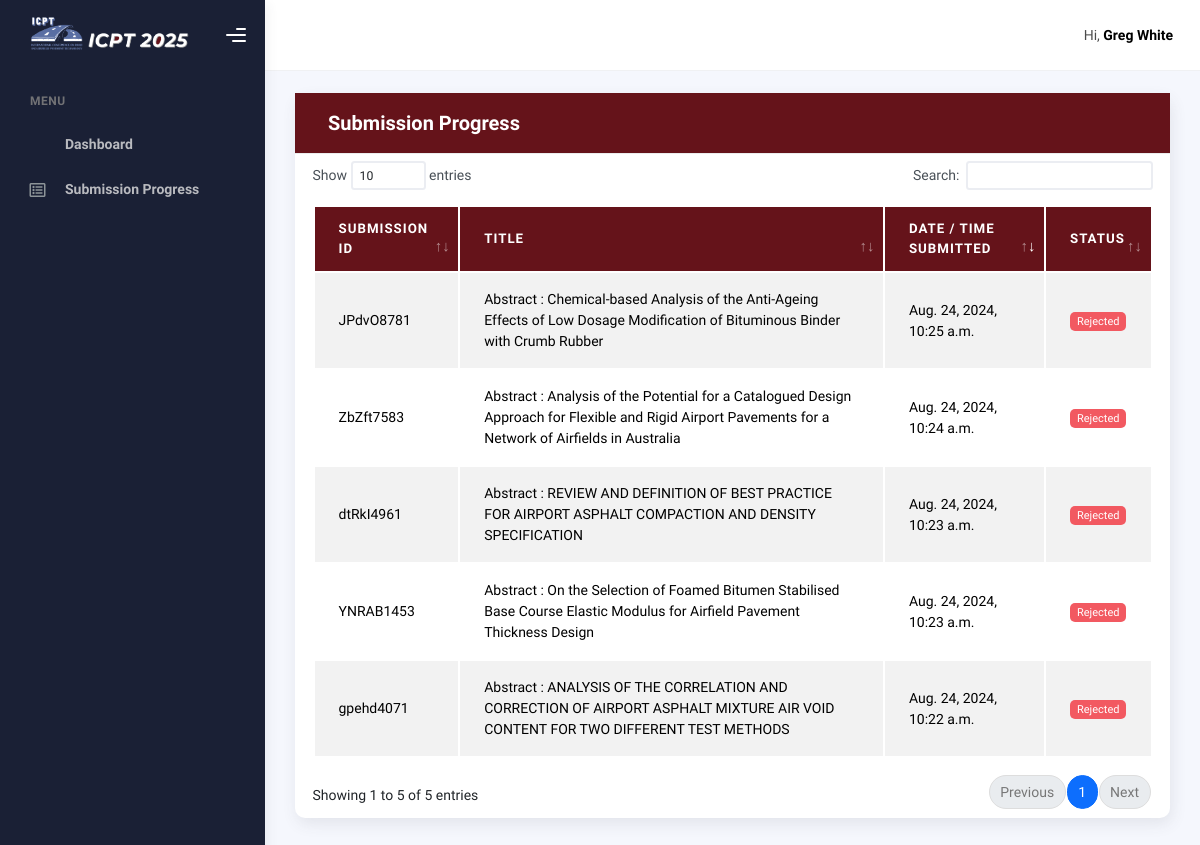
/ViewSubmission (signed in), run on the app's committed database.
### polls/models.py (models this page shows, shortened)
class Review_User_History(models.Model):
    Review_User_History_id = models.AutoField(primary_key=True)
    StateReview_User = models.ForeignKey('StateReview_User', on_delete=models.CASCADE)  # Adjust the model name if necessary
    Submition_title = models.CharField(max_length=255)
    status_review = models.BooleanField(null=True)
    comment = models.CharField(max_length=255, null=True)
    file = models.FileField(upload_to='Review_file/',null=True)  # Adjust the upload_to parameter as needed
    created_at = models.DateTimeField(default=now)
    Submission_Code = models.CharField(max_length=55,null=True,default=False)

### polls/views.py (the view)
# urls.py: path('ViewSubmission', views.ViewSubmission, name='ViewSubmission'),
def ViewSubmission(request):
    if request.user.is_authenticated:
        ViewSubmission_ = Review_User_History.objects.all().order_by('created_at')
        ViewSubmission_ = ViewSubmission_.filter(StateReview_User__user__id  = request.user.id )
        context = {
            'data': ViewSubmission_,
        }
        return render(request, "Client/ApplicantSection/Abstract/ViewSubmission.html",context)
    else:
        return redirect('signin')

### polls/context_processors.py (called while the page is built)
def name_context(request):
    try:
        name = f" {request.user.first_name} {request.user.last_name}"
        user_id= request.user.id
        staff = request.user.is_staff
        print(name,staff)
    except:
        name=""
        user_id=""
        staff = ""
    return {'name': name,'id':user_id,'staff':staff}

### templates/Client/ApplicantSection/Abstract/ViewSubmission.html (shortened to what this page needs)
{% extends "Client/base-dashboard.html" %}
{% block content %}
{% load static %}
<div class="row">
  <div class="col-md-12">
    <div class="card card-round">
      <div class="card-header" style="background-color: #65131a;">
        <div class="card-head-row card-tools-still-right">
          <div class="card-title" style="color: #fff;"><i class="fas fa-tasks"></i>Submission Progress</div>
        </div>
      </div>
      <div class="card-body p-0">
        <div class="table-responsive  p-2">
          <table class="table table-striped"  id="T1">
            <thead>
              <tr>
                <th style="background-color: #65131a; color: #fff; font-weight: 700;" scope="col">Submission ID</th>
                <th style="background-color: #65131a; color: #fff; font-weight: 700;" scope="col">Title</th>
                <th style="background-color: #65131a; color: #fff; font-weight: 700;" scope="col">Date / Time Submitted</th>
                <th style="background-color: #65131a; color: #fff; font-weight: 700;" scope="col">Status</th>
              </tr>
            </thead>
            <tbody>
              {% for i in data %}
              <tr>
                <td>{{ i.Submission_Code }}</td>
                <td> {{i.Submition_title}}</td>
                <td>{{ i.created_at }}</td>
                <td class="text-center">
                  {% if i.status_review == True %}
                  <span class="badge badge-warning">Submited</span>
                  {% elif i.status_review == False %}
                  <span class="badge badge-info">Under Review</span>
                  {% elif i.status_review == False %}
                  <span class="badge badge-primary">Tentatively accepted</span>
                  {% elif i.status_review == False %}
                  <span class="badge badge-success">Revision requested</span>
                  {% elif i.status_review == None %}
                  <span class="badge badge-danger">Rejected</span>
                  {% endif %}
                </td>
              </tr>
              {% endfor %}
            </tbody>
          </table>
        </div>
      </div>
    </div>
  </div>
</div>
{% endblock content%}

### templates/Client/base-dashboard.html (shortened to what this page needs)
{% load static %}
<!DOCTYPE html>
<html lang="en">
<head>
  <link rel="stylesheet" href="https://cdn.datatables.net/2.0.8/css/dataTables.dataTables.css" />
    <link rel="stylesheet" href="{% static 'assetslib/css/bootstrap.min.css'%}" />
    <link rel="stylesheet" href="{% static 'assetslib/css/plugins.min.css'%}" />
    <link rel="stylesheet" href="{% static 'assetslib/css/kaiadmin.min.css'%}" />
    <link rel="stylesheet" href="{% static 'assetslib/css/demo.css'%}" />
    <link rel="stylesheet" href="{% static 'assetslib/css/progressbar.css'%}" />
    </head>
<body id="page-top">
  <section id="about" class="bg-white-2">
    <div class="wrapper">
      <div class="sidebar" data-background-color="dark">
        <div class="sidebar-logo">
          <div class="logo-header" data-background-color="dark">
            <a href="/Applicant-Dashboard" class="logo">
              <img
              src="{% static 'assets/images/Logo/ICPT2025top.svg' %}"
                alt="navbar brand"
                class="navbar-brand"
                style="width: 12rem;"
              />
            </a>
            <div class="nav-toggle">
              <button class="btn btn-toggle toggle-sidebar">
                <i class="gg-menu-right"></i>
              </button>
            </div>
          </div>
        </div>
        <div class="sidebar-wrapper scrollbar scrollbar-inner">
          <div class="sidebar-content">
            <ul class="nav nav-secondary">
              <li class="nav-section">
                <h4 class="text-section">MENU</h4>
              </li>
              <li class="nav-item">
                <a href="/Applicant-Dashboard">
                    <i class="fas fa-home"></i>
                  <p>Dashboard</p>
                </a>
              </li>
              <li class="nav-item">
                <a href="/ViewSubmission">
                  <i class="far fa-list-alt"></i>
                  <p>Submission Progress</p>
                </a>
              </li>
            </ul>
          </div>
        </div>
      </div>
        <div class="main-panel">
          <div class="main-header">
            <nav
              class="navbar navbar-header navbar-header-transparent navbar-expand-lg border-bottom"
            >
              <div class="container-fluid">
                <ul class="navbar-nav topbar-nav ms-md-auto align-items-center">
                  <li class="nav-item topbar-user dropdown hidden-caret">
                    <a
                      class="dropdown-toggle profile-pic"
                      data-bs-toggle="dropdown"
                      href="#"
                      aria-expanded="false"
                    >
                      <span class="profile-username">
                        <span class="op-7">Hi,</span>
                        <span class="fw-bold">{{ name }}</span>
                      </span>
                    </a>
                  </li>
                </ul>
              </div>
            </nav>
          </div>
          <div class="container">
            <div class="page-inner">
              {% block content %}
              {% endblock content%}
              </div>
            </div>
          </div>
        </div>
</section>
</body>
</html>

### data on the page
Review_User_History: Submission_Code "gpehd4071", Submition_title "Abstract : ANALYSIS OF THE CORRELATION AND CORRECTION OF AIRPORT ASPHALT MIXTURE AIR VOID CONTENT FOR TWO DIFFERENT TEST METHODS", created_at "Aug. 24, 2024, 10:22 a.m.", shows "Rejected"
Review_User_History: Submission_Code "dtRkI4961", Submition_title "Abstract : REVIEW AND DEFINITION OF BEST PRACTICE FOR AIRPORT ASPHALT COMPACTION AND DENSITY SPECIFICATION", created_at "Aug. 24, 2024, 10:23 a.m.", shows "Rejected"
Review_User_History: Submission_Code "YNRAB1453", Submition_title "Abstract : On the Selection of Foamed Bitumen Stabilised Base Course Elastic Modulus for Airfield Pavement Thickness Design", created_at "Aug. 24, 2024, 10:23 a.m.", shows "Rejected"
Review_User_History: Submission_Code "ZbZft7583", Submition_title "Abstract : Analysis of the Potential for a Catalogued Design Approach for Flexible and Rigid Airport Pavements for a Network of Airfields in Australia", created_at "Aug. 24, 2024, 10:24 a.m.", shows "Rejected"
Review_User_History: Submission_Code "JPdvO8781", Submition_title "Abstract : Chemical-based Analysis of the Anti-Ageing Effects of Low Dosage Modification of Bituminous Binder with Crumb Rubber", created_at "Aug. 24, 2024, 10:25 a.m.", shows "Rejected"

### other printed values
{{ name }} "Greg White"
